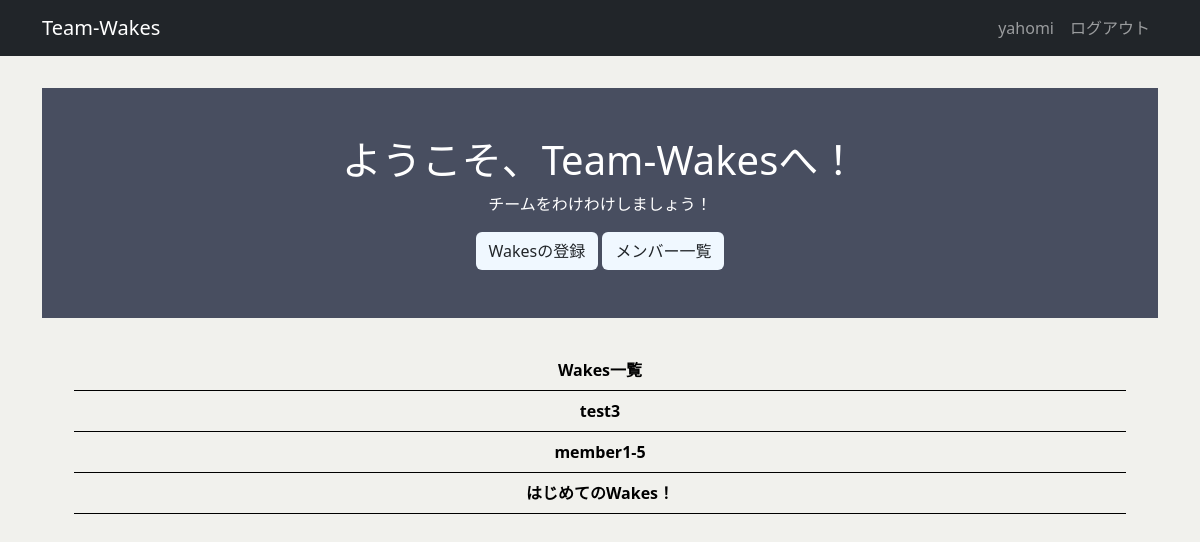
Screenshot of / (signed in) with the database file from the repository.
### wakes/models.py (models this page shows, shortened)
class Wake(models.Model):
    name = models.CharField('Wake名', max_length=50)
    description = models.CharField('説明', max_length=48, default='', null=False, blank=True)
    member = models.ManyToManyField(Member, related_name='members', related_query_name='member')
    created_by = models.ForeignKey(settings.AUTH_USER_MODEL, verbose_name="作成者", on_delete=models.CASCADE)
    class Meta:
        db_table = 'wakes'

### wakes/views.py (the view)
# urls.py: path('', top, name='top'),
def top(request):
    wakes = Wake.objects.all().order_by('-id')
    context = {
        'wakes': wakes,
    }
    return render(request, 'wakes/top.html', context)

### templates/wakes/top.html
{% extends 'base.html' %}
{% load static %}
{% block main %}
  <div class="welcome">
    <h1 class="title">ようこそ、Team-Wakesへ！</h1>
    <p class="subtitle">チームをわけわけしましょう！</p>
    {% if user.is_authenticated %}
      <div class="function-bar">
        <a class="btn btn-color" href="{% url 'wakes:wake_new' %}">Wakesの登録</a>
        <a class="btn btn-color" href="{% url 'member:member' %}">メンバー一覧</a>
      </div>
    {% else %}
      <a class="btn btn-color" href="{% url 'login' %}">ログイン</a>
    {% endif %}
  </div>
  {% if user.is_authenticated %}
    {% if wakes %}
      <ul class="wakes-list">
        <li class="wakes-header">Wakes一覧</li>
        {% for wake in wakes %}
          {% if wake.created_by.id == user.id %}
            <li>
              <a href="{% url 'wakes:wake_detail' wake.id %}" class="wake">
                {{ wake.name }}
              </a>
            </li>
          {% endif %}
        {% endfor %}
      </ul>
    {% else %}
      <p class="message">Wakeはまだありません.</p>
    {% endif %}
  {% else %}
    <div class="welcome">
      <a class="btn btn-color" href="{% url 'wakes:wake_classic' %}">簡易版を利用する</a>
    </div>
  {% endif %}
{% endblock main %}

### templates/base.html (shortened to what this page needs)
{% load static %}
{% load django_bootstrap5 %}
<!DOCTYPE html>
<html lang="ja">
  <head>
    {% bootstrap_css %}
    <link rel="stylesheet" href="{% static 'wakes/css/style.css' %}">
  </head>
  <body>
    <nav class="navbar navbar-expand flex-md-row navbar-dark bg-dark">
      <div class="container justify-content-between">
        <a class="navbar-brand" href="/">Team-Wakes</a>
        <ul class="navbar-nav mr-md-2">
          {% if user.is_authenticated %}
            <li class="nav-item">
              <a class="nav-link">{{ user.username }}</a>
              <a class="nav-link" href="{% url 'logout' %}">ログアウト</a>
            </li>
          {% endif %}
        </ul>
      </div>
    </nav>
    <main>
      <div class="container">
        {% block main %}{% endblock main %}
      </div>
    </main>
  </body>
</html>

### static/wakes/css/style.css (style rules this page uses)
body { background-color: rgb(241, 241, 237); }
main { padding: 2rem 0; }
a { display: block; text-decoration: none; color: rgb(241, 241, 237); }
.welcome { color: white; padding: 3rem 0; margin-bottom: 2rem; background-color: #484e60; align-items: center; display: flex; flex-direction: column; }
.wakes-list > li { border-bottom: 1px solid black; color: rgb(0, 0, 0); font-weight: bold; list-style: none; text-align: center; width: auto; line-height: 40px; margin-right: 32px; }
.wake { display: block; text-decoration: none; color: black; }
.wakes-header { border-bottom: 1px solid black; }
.btn-color { background-color: aliceblue; }
.nav-item { display: flex; }

### rows the page displays
Wake: name "test3"
Wake: name "member1-5"
Wake: name "はじめてのWakes！"

### other values shown
{{ user.username }} "yahomi"
